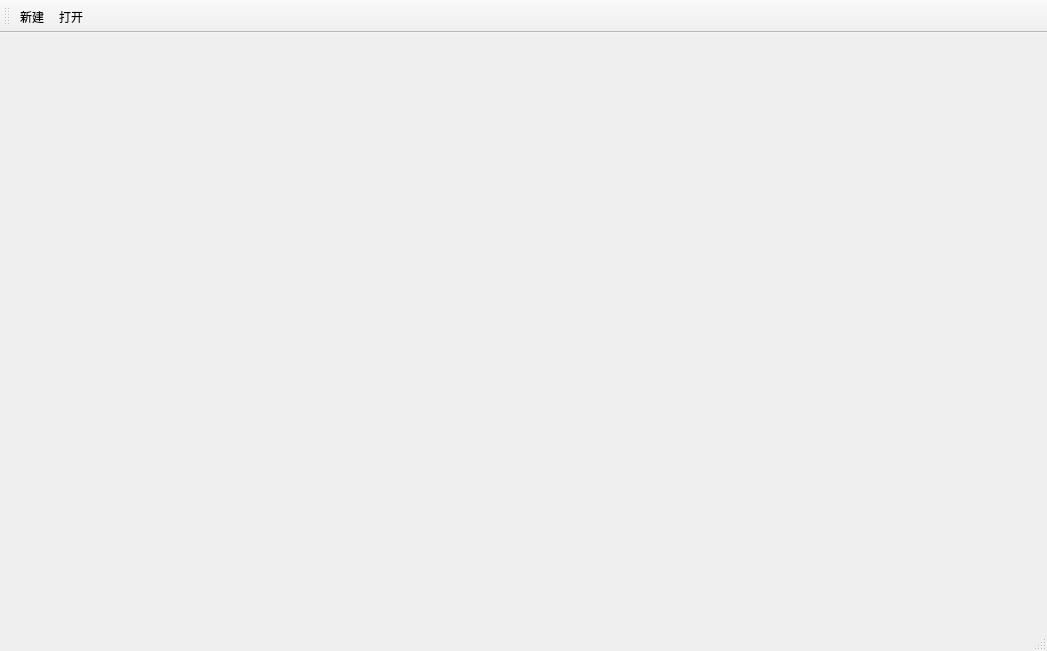
<?xml version="1.0" encoding="UTF-8"?>
<ui version="4.0">
 <class>OccQtClass</class>
 <widget class="QMainWindow" name="OccQtClass">
  <property name="geometry">
   <rect>
    <x>0</x>
    <y>0</y>
    <width>1047</width>
    <height>651</height>
   </rect>
  </property>
  <property name="windowTitle">
   <string>OccQt</string>
  </property>
  <property name="windowIcon">
   <iconset resource="OccQt.qrc">
    <normaloff>:/OccQt/Ifc.ico</normaloff>:/OccQt/Ifc.ico</iconset>
  </property>
  <widget class="QWidget" name="centralWidget"/>
  <widget class="QToolBar" name="mainToolBar">
   <attribute name="toolBarArea">
    <enum>TopToolBarArea</enum>
   </attribute>
   <attribute name="toolBarBreak">
    <bool>false</bool>
   </attribute>
   <addaction name="actionNew"/>
   <addaction name="action_IFC"/>
  </widget>
  <widget class="QStatusBar" name="statusBar"/>
  <action name="action_IFC">
   <property name="icon">
    <iconset resource="OccQt.qrc">
     <normaloff>:/OccQt/open.bmp</normaloff>:/OccQt/open.bmp</iconset>
   </property>
   <property name="text">
    <string>打开</string>
   </property>
   <property name="toolTip">
    <string>打开</string>
   </property>
   <property name="shortcut">
    <string>Ctrl+O</string>
   </property>
  </action>
  <action name="actionNew">
   <property name="icon">
    <iconset resource="OccQt.qrc">
     <normaloff>:/OccQt/new.bmp</normaloff>:/OccQt/new.bmp</iconset>
   </property>
   <property name="text">
    <string>新建</string>
   </property>
   <property name="toolTip">
    <string>新建</string>
   </property>
   <property name="shortcut">
    <string>Ctrl+N</string>
   </property>
  </action>
 </widget>
 <layoutdefault spacing="6" margin="11"/>
 <resources>
  <include location="OccQt.qrc"/>
 </resources>
 <connections/>
</ui>
